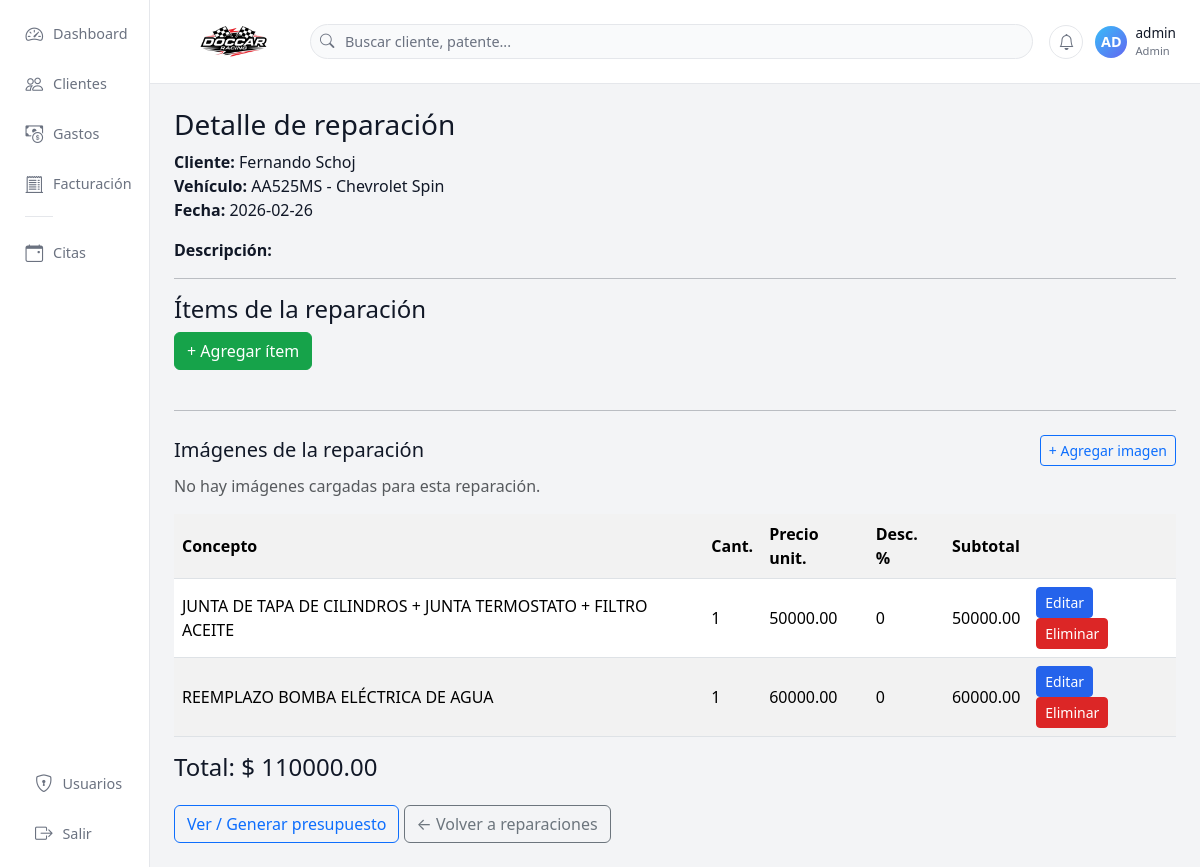
The app's page /reparaciones/27 (signed in) with its own data.
### tables this page shows
CREATE TABLE clientes (
        id INTEGER PRIMARY KEY AUTOINCREMENT,
        nombre TEXT,
        apellido TEXT,
        telefono TEXT,
        email TEXT,
        direccion TEXT,
        notas TEXT
    , documento TEXT, razon_social TEXT);

CREATE TABLE vehiculos (
        id INTEGER PRIMARY KEY AUTOINCREMENT,
        cliente_id INTEGER,
        patente TEXT,
        marca TEXT,
        modelo TEXT,
        anio TEXT,
        km TEXT,
        notas TEXT,
        FOREIGN KEY(cliente_id) REFERENCES clientes(id)
    );

CREATE TABLE reparaciones (
        id INTEGER PRIMARY KEY AUTOINCREMENT,
        vehiculo_id INTEGER,
        fecha TEXT,
        descripcion TEXT,
        notas TEXT, estado TEXT,
        FOREIGN KEY(vehiculo_id) REFERENCES vehiculos(id)
    );

CREATE TABLE reparacion_items (
        id INTEGER PRIMARY KEY AUTOINCREMENT,
        reparacion_id INTEGER,
        concepto TEXT,
        cantidad REAL,
        precio_unitario REAL, descuento REAL, tipo TEXT DEFAULT 'SERVICIO',
        FOREIGN KEY(reparacion_id) REFERENCES reparaciones(id)
    );

### app.py (the view)
@app.route("/reparaciones/<int:reparacion_id>")
@login_required
def reparacion_detalle(reparacion_id):
    con = get_con()
    cur = con.cursor()
    cur.execute("SELECT * FROM reparaciones WHERE id=?", (reparacion_id,))
    reparacion = cur.fetchone()
    if not reparacion:
        con.close()
        return redirect(url_for("clientes"))
    vehiculo_id = reparacion["vehiculo_id"]
    cur.execute("SELECT * FROM vehiculos WHERE id=?", (vehiculo_id,))
    vehiculo = cur.fetchone()
    cliente_id = vehiculo["cliente_id"]
    cur.execute("SELECT * FROM clientes WHERE id=?", (cliente_id,))
    cliente = cur.fetchone()
    cur.execute("SELECT * FROM reparacion_items WHERE reparacion_id=? ORDER BY id ASC", (reparacion_id,))
    items = cur.fetchall()
    cur.execute("""
        SELECT id, filename, descripcion
        FROM reparacion_imagenes
        WHERE reparacion_id=?
        ORDER BY id DESC
    """, (reparacion_id,))
    imagenes = cur.fetchall()
    total = 0
    for it in items:
        cantidad = it["cantidad"] or 0
        precio = it["precio_unitario"] or 0
        descuento = it["descuento"] or 0
        subtotal = cantidad * precio * (1 - descuento / 100.0)
        total += subtotal
    con.close()
    return render_template(
        "reparacion_detalle.html",
        cliente=cliente,
        vehiculo=vehiculo,
        reparacion=reparacion,
        items=items,
        total=total,
        imagenes=imagenes
    )

### app.py (called while the page is built)
def get_con():
    con = sqlite3.connect(DB_NAME)
    con.row_factory = sqlite3.Row
    return con

def login_required(f):
    @wraps(f)
    def wrapper(*args, **kwargs):
        if "user_id" not in session:
            return redirect(url_for("login"))
        return f(*args, **kwargs)
    return wrapper

### templates/reparacion_detalle.html (shortened to what this page needs)
{% extends "base.html" %}
{% block contenido %}
<h3>Detalle de reparación</h3>
<p>
    <strong>Cliente:</strong> {{ cliente[1] }} {{ cliente[2] }} <br>
    <strong>Vehículo:</strong> {{ vehiculo[2] }} - {{ vehiculo[3] }} {{ vehiculo[4] }} <br>
    <strong>Fecha:</strong> {{ reparacion[2] }} <br>
</p>
<p>
    <strong>Descripción:</strong><br>
</p>
<hr>
<h4>Ítems de la reparación</h4>
<a href="/reparaciones/{{ reparacion[0] }}/items/nuevo" class="btn btn-success mb-3">
    + Agregar ítem
</a>
<hr class="my-4">
<div class="d-flex justify-content-between align-items-center mb-2">
    <h5 class="mb-0">Imágenes de la reparación</h5>
    <a href="{{ url_for('reparacion_imagen_nueva', reparacion_id=reparacion[0]) }}" class="btn btn-sm btn-outline-primary">
        + Agregar imagen
    </a>
</div>
{% if imagenes %}
    <div class="row">
        {% for img in imagenes %}
            <div class="col-md-3 col-sm-4 col-6 mb-3">
                <div class="card">
                    <a href="{{ url_for('static', filename='uploads/' ~ img[1]) }}" target="_blank">
                        <img src="{{ url_for('static', filename='uploads/' ~ img[1]) }}"
                             class="card-img-top"
                             style="max-height: 160px; object-fit: cover;">
                    </a>
                    <div class="card-body p-2">
                        {% if img[2] %}
                            <p class="card-text small mb-1">{{ img[2] }}</p>
                        {% endif %}
                        <a href="{{ url_for('reparacion_imagen_eliminar', img_id=img[0]) }}"
                           class="btn btn-sm btn-outline-danger w-100"
                           onclick="return confirm('¿Eliminar esta imagen?');">
                            Eliminar
                        </a>
                    </div>
                </div>
            </div>
        {% endfor %}
    </div>
{% else %}
    <p class="text-muted">No hay imágenes cargadas para esta reparación.</p>
{% endif %}
<table class="table table-striped align-middle">
    <tr>
        <th>Concepto</th>
        <th>Cant.</th>
        <th>Precio unit.</th>
        <th>Desc. %</th>
        <th>Subtotal</th>
        <th></th>
    </tr>
    {% for it in items %}
        {% set cantidad = it[3] or 0 %}
        {% set precio = it[4] or 0 %}
        {% set desc = it[5] or 0 %}
        {% set subtotal = cantidad * precio * (1 - desc/100) %}
        <tr>
            <td>{{ (it[2] or '')|upper }}</td>
            <td>
                {% if cantidad == cantidad|int %}
                    {{ cantidad|int }}
                {% else %}
                    {{ "%.2f"|format(cantidad) }}
                {% endif %}
            </td>
            <td>{{ "%.2f"|format(precio) }}</td>
            <td>{{ desc }}</td>
            <td>{{ "%.2f"|format(subtotal) }}</td>
            <td>
                <a href="/items/editar/{{ it[0] }}" class="btn btn-sm btn-primary">Editar</a>
                <a href="/items/eliminar/{{ it[0] }}" class="btn btn-sm btn-danger">Eliminar</a>
            </td>
        </tr>
    {% endfor %}
</table>
<h4 class="mt-3">Total: $ {{ "%.2f"|format(total) }}</h4>
<a href="/reparaciones/{{ reparacion[0] }}/factura" class="btn btn-outline-primary mt-3">
    Ver / Generar presupuesto
</a>
<a href="/vehiculos/{{ vehiculo[0] }}/reparaciones" class="btn btn-outline-secondary mt-3">
    ← Volver a reparaciones
</a>
{% endblock %}

### templates/base.html (style rules this page uses)
:root { --bg-app: #f3f4f6; --bg-sidebar: #ffffff; --bg-topbar: #ffffff; --bg-card: #ffffff; --border-soft: #e5e7eb; --text-main: #111827; --text-muted: #6b7280; --primary: #2563eb; --success: #16a34a; --danger: #dc2626; }
* { box-sizing: border-box; }
body { margin: 0; min-height: 100vh; background: var(--bg-app); color: var(--text-main); font-family: system-ui, -apple-system, BlinkMacSystemFont, "Segoe UI", sans-serif; }
a { text-decoration: none; color: inherit; }
.btn-primary { background-color: var(--primary); border-color: var(--primary); }
.btn-success { background-color: var(--success); border-color: var(--success); }
.btn-danger { background-color: var(--danger); border-color: var(--danger); }

### records on screen
clientes: nombre "Fernando", apellido "Schoj"
vehiculos: patente "AA525MS", marca "Chevrolet", modelo "Spin"
reparaciones: fecha "2026-02-26"
reparacion_items: concepto "JUNTA DE TAPA DE CILINDROS + JUNTA TERMOSTATO + FILTRO ACEITE", cantidad "1", precio_unitario "50000.00", desc "0"
reparacion_items: concepto "REEMPLAZO BOMBA ELÉCTRICA DE AGUA", cantidad "1", precio_unitario "60000.00", desc "0"

### other values on screen
{{ uname[:2].upper() }} "AD"
{{ session.get("username", "Usuario") }} "admin"
{{ session.get("rol", "operador")|capitalize }} "Admin"
{{ "%.2f"|format(total) }} "110000.00"
